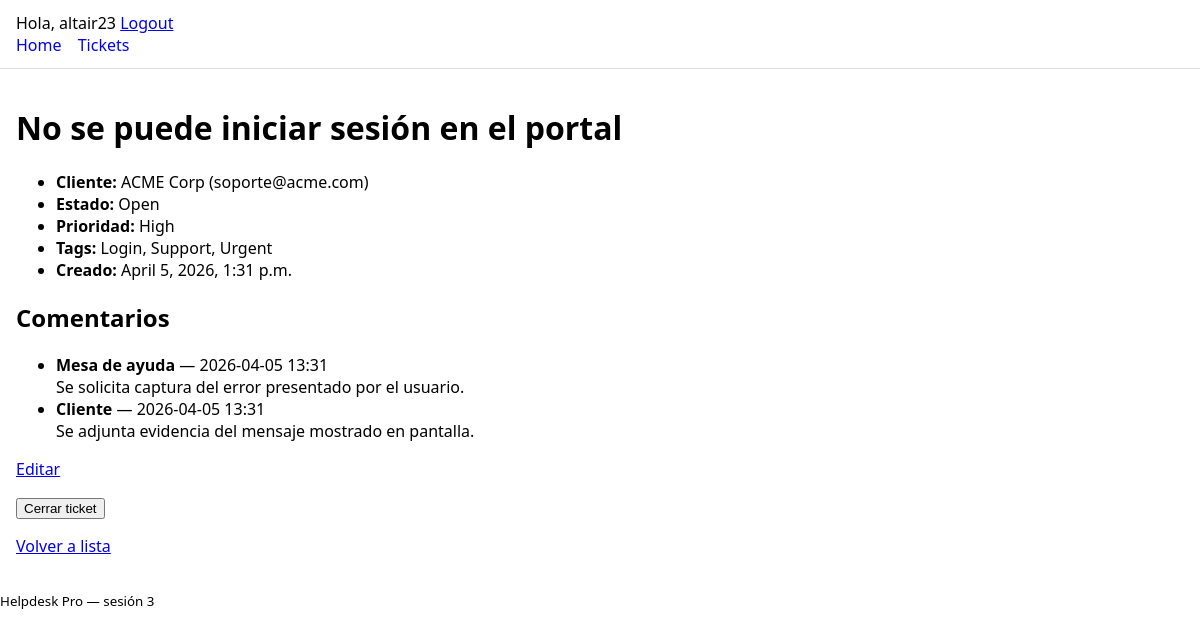
The page /tickets/3/ (signed in) on the database its author committed.
### helpdesk/models.py (models this page shows, shortened)
class Ticket(models.Model):
    class Status(models.TextChoices):
        OPEN = "open", "Open"
        IN_PROGRESS = "in_progress", "In Progress"
        CLOSED = "closed", "Closed"
    class Priority(models.IntegerChoices):
        LOW = 1, "Low"
        MEDIUM = 2, "Medium"
        HIGH = 3, "High"
    title = models.CharField(max_length=200)
    customer = models.ForeignKey(Customer, on_delete=models.PROTECT, related_name="tickets")
    status = models.CharField(max_length=20, choices=Status.choices, default=Status.OPEN, db_index=True)
    priority = models.IntegerField(choices=Priority.choices, default=Priority.MEDIUM, db_index=True)
    tags = models.ManyToManyField(Tag, related_name="tickets", blank=True)
    created_at = models.DateTimeField(auto_now_add=True)
    objects = TicketQuerySet.as_manager()
    class Meta:
        ordering = ["-created_at", "-id"]
        constraints = [
            models.CheckConstraint(
                condition=~Q(title=""),
                name="ticket_title_not_empty",
            )
        ]
        indexes = [
            models.Index(fields=["status", "priority"], name="ticket_status_priority_idx"),
            models.Index(fields=["customer", "created_at"], name="ticket_customer_created_idx"),
        ]

class Customer(models.Model):
    name = models.CharField(max_length=120)
    email = models.EmailField(unique=True)
    class Meta:
        ordering = ["name"]

class Tag(models.Model):
    name = models.CharField(max_length=50, unique=True)
    slug = models.SlugField(max_length=60, unique=True)
    class Meta:
        ordering = ["name"]

class Comment(models.Model):
    ticket = models.ForeignKey(Ticket, on_delete=models.CASCADE, related_name="comments")
    author_name = models.CharField(max_length=120)
    body = models.TextField()
    is_internal = models.BooleanField(default=False)
    created_at = models.DateTimeField(auto_now_add=True)
    class Meta:
        ordering = ["created_at", "id"]
        indexes = [
            models.Index(fields=["ticket", "created_at"], name="comment_ticket_created_idx"),
        ]

### helpdesk/views.py (the view)
# urls.py: path("tickets/<int:pk>/", views.TicketDetailView.as_view(), name="ticket_detail"),
class TicketDetailView(LoginRequiredMixin, DetailView):
    model = Ticket
    template_name = "helpdesk/ticket_detail.html"
    context_object_name = "ticket"
    def get_queryset(self):
        return Ticket.objects.select_related("customer").prefetch_related("tags", "comments")
    def get_context_data(self, **kwargs):
        context = super().get_context_data(**kwargs)
        context["can_close_ticket"] = (
            self.request.user.is_staff and self.object.status != Ticket.Status.CLOSED
        )
        return context

### helpdesk/templates/helpdesk/ticket_detail.html (shortened to what this page needs)
{% extends "base.html" %}
{% block content %}
  <h1>{{ ticket.title }}</h1>
  <ul>
    <li><b>Cliente:</b> {{ ticket.customer.name }} ({{ ticket.customer.email }})</li>
    <li><b>Estado:</b> {{ ticket.get_status_display }}</li>
    <li><b>Prioridad:</b> {{ ticket.get_priority_display }}</li>
    <li><b>Tags:</b>
      {% for tag in ticket.tags.all %}
        {{ tag.name }}{% if not forloop.last %}, {% endif %}
      {% empty %}
        —
      {% endfor %}
    </li>
    <li><b>Creado:</b> {{ ticket.created_at }}</li>
  </ul>
  <h2>Comentarios</h2>
  <ul>
    {% for comment in ticket.comments.all %}
      <li>
        <b>{{ comment.author_name }}</b> — {{ comment.created_at|date:"Y-m-d H:i" }}
        <br>
        {{ comment.body }}
      </li>
    {% empty %}
      <li>Este ticket todavía no tiene comentarios.</li>
    {% endfor %}
  </ul>
  <p>
    <a href="{% url 'ticket_update' ticket.pk %}">Editar</a>
  </p>
  {% if can_close_ticket %}
    <form method="post" action="{% url 'ticket_close' ticket.pk %}">
      <button type="submit">Cerrar ticket</button>
    </form>
  {% endif %}
  <p><a href="{% url 'ticket_list' %}">Volver a lista</a></p>
{% endblock %}

### core/templates/base.html (shortened to what this page needs)
{% load static %}
<!doctype html>
<html lang="es">
  <head>
    <link rel="stylesheet" href="{% static 'css/app.css' %}">
  </head>
  <body>
    <header class="site-header">
      {% if user.is_authenticated %}
        <span>Hola, {{ user.username }}</span>
        <a href="{% url 'logout' %}">Logout</a>
      {% else %}
        <a href="{% url 'login' %}">Login</a>
      {% endif %}
      <nav class="nav">
        <a href="{% url 'home' %}">Home</a>
        <a href="{% url 'ticket_list' %}">Tickets</a>
      </nav>
    </header>
    <main class="container">
      {% block content %}{% endblock %}
    </main>
    <footer class="site-footer">
      <small>Helpdesk Pro — sesión 3</small>
    </footer>
  </body>
</html>

### core/static/css/app.css (style rules this page uses)
body { font-family: system-ui, Arial, sans-serif; margin: 0; }
.site-header { padding: 12px 16px; border-bottom: 1px solid #ddd; }
.nav a { margin-right: 12px; text-decoration: none; }
.container { padding: 16px; max-width: 900px; }

### rows shown on the page
Ticket: title "No se puede iniciar sesión en el portal", customer.name "ACME Corp", customer.email "soporte@acme.com", status "Open", priority "High", created_at "April 5, 2026, 1:31 p.m."
Tag: name "Login"
Tag: name "Support"
Tag: name "Urgent"
Comment: author_name "Mesa de ayuda", created_at "2026-04-05 13:31", body "Se solicita captura del error presentado por el usuario."
Comment: author_name "Cliente", created_at "2026-04-05 13:31", body "Se adjunta evidencia del mensaje mostrado en pantalla."

### other values the page prints
{{ user.username }} "altair23"
